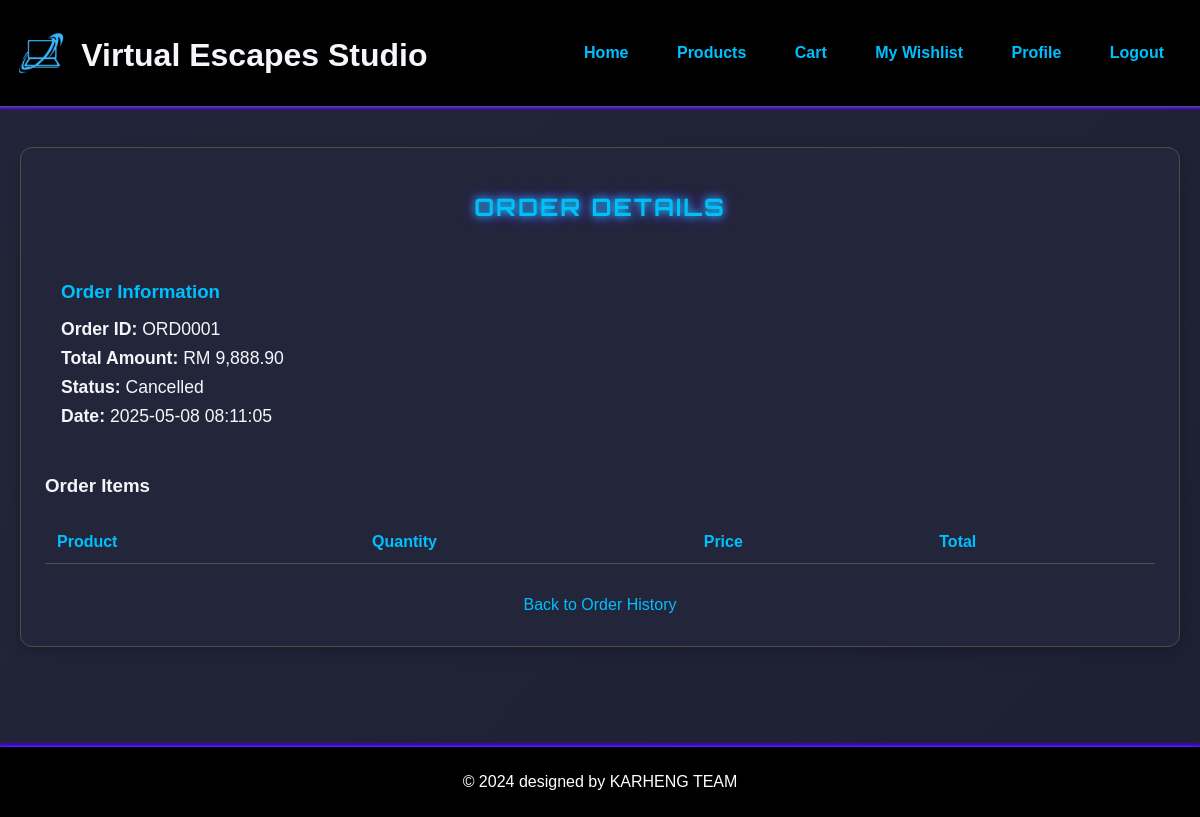
The page /mem_order/order_detail.php?id=ORD0001 (signed in) on the database its author committed.
### tables this page shows
CREATE TABLE `orders` (
  `Order_ID` char(7) NOT NULL,
  `User_ID` char(6) NOT NULL,
  `Total_Price` decimal(10,2) NOT NULL,
  `Status` varchar(20) NOT NULL,
  `Shipping_Cost` decimal(10,2) DEFAULT NULL,
  `Order_Quantity` varchar(10) DEFAULT NULL,
  `tax_amount` decimal(10,2) DEFAULT NULL,
  `subtotal` decimal(10,2) DEFAULT NULL,
  `created_at` timestamp NOT NULL DEFAULT current_timestamp()
);

### mem_order/order_detail.php (the view, shortened to what this page needs)
<?php
include '../includes/header.php';
include '../base.php';
?>
<link rel="stylesheet" href="../css/styles.css">
<?php
$Order_ID = $_GET['id'] ?? null;
if ($Order_ID) {
    $stmt = $conn->prepare("SELECT * FROM orders WHERE Order_ID = ? AND User_ID = ?");
    $stmt->execute([$Order_ID, $_SESSION['user_id']]);
    $order = $stmt->fetch(PDO::FETCH_ASSOC);
} else {
    echo "<p>Invalid order ID.</p>";
    include '../includes/footer.php';
    exit();
}
?>
<div class="order-detail-container">
    <div class="order-detail-card">
        <h2 class="order-detail-heading">Order Details</h2>
        <div class="order-detail-info">
            <h3>Order Information</h3>
            <p><strong>Order ID:</strong> <?php echo htmlspecialchars($order['Order_ID']); ?></p>
            <p><strong>Total Amount:</strong> RM <?php echo number_format($order['Total_Price'], 2); ?></p>
            <p><strong>Status:</strong> <?php echo htmlspecialchars($order['Status']); ?></p>
            <p><strong>Date:</strong> <?php echo date('Y-m-d H:i:s', strtotime($order['created_at'])); ?></p>
        </div>
        <h3>Order Items</h3>
        <table class="order-items-table">
            <thead>
                <tr>
                    <th>Product</th>
                    <th>Quantity</th>
                    <th>Price</th>
                    <th>Total</th>
                </tr>
            </thead>
        </table>
        <a href="order_history.php" class="back-link">Back to Order History</a>
    </div>
</div>
<?php
include '../includes/footer.php';
?>

### rows shown on the page
orders: Order_ID "ORD0001", Total_Price "9,888.90", Status "Cancelled", created_at "2025-05-08 08:11:05"
